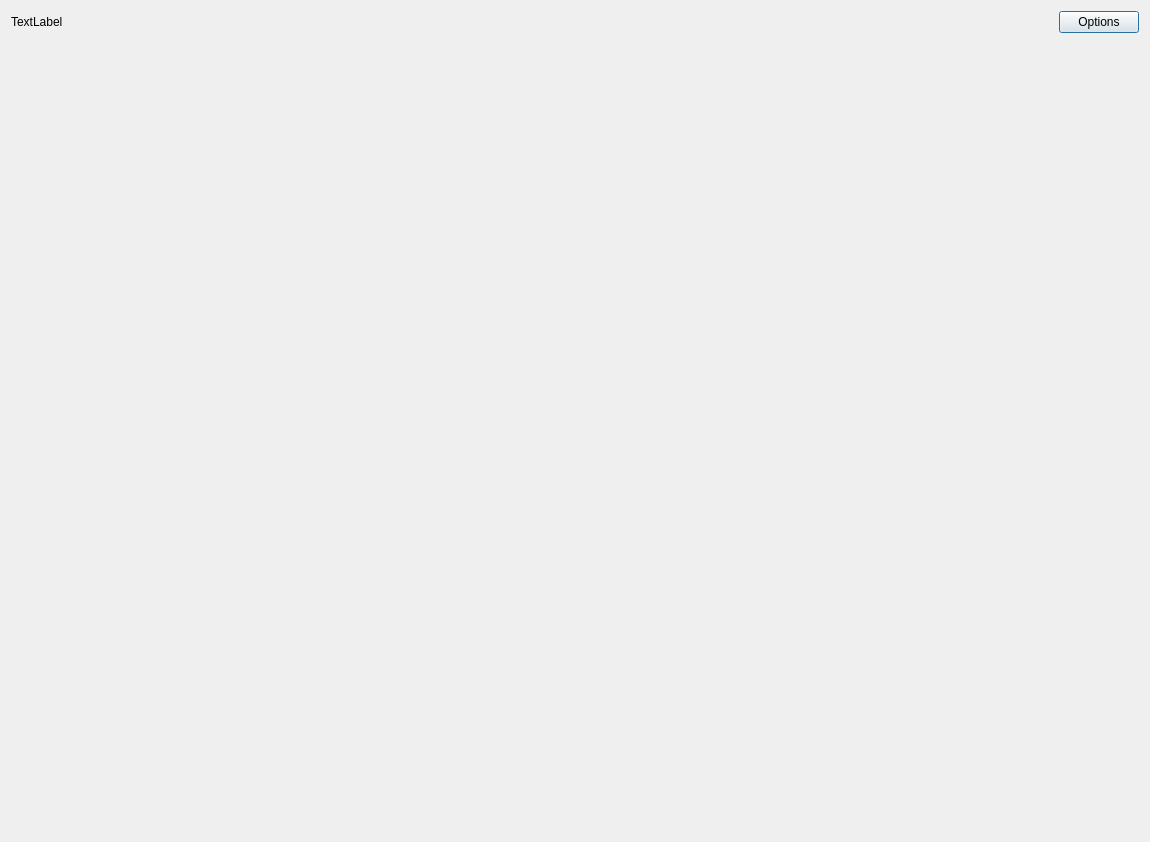
<?xml version="1.0" encoding="UTF-8"?>
<ui version="4.0">
 <class>Dialog</class>
 <widget class="QDialog" name="Dialog">
  <property name="geometry">
   <rect>
    <x>0</x>
    <y>0</y>
    <width>1150</width>
    <height>842</height>
   </rect>
  </property>
  <property name="windowTitle">
   <string>Dialog</string>
  </property>
  <layout class="QVBoxLayout" name="verticalLayout">
   <item>
    <layout class="QHBoxLayout" name="horizontalLayout_21">
     <item>
      <widget class="QLabel" name="label_27">
       <property name="sizePolicy">
        <sizepolicy hsizetype="Expanding" vsizetype="Preferred">
         <horstretch>0</horstretch>
         <verstretch>0</verstretch>
        </sizepolicy>
       </property>
       <property name="text">
        <string>TextLabel</string>
       </property>
       <property name="style" stdset="0">
        <string>heading</string>
       </property>
      </widget>
     </item>
     <item>
      <widget class="QPushButton" name="pushButton_30">
       <property name="text">
        <string>Options</string>
       </property>
      </widget>
     </item>
    </layout>
   </item>
   <item>
    <widget class="QWidget" name="widget" native="true">
     <property name="sizePolicy">
      <sizepolicy hsizetype="Preferred" vsizetype="Expanding">
       <horstretch>0</horstretch>
       <verstretch>0</verstretch>
      </sizepolicy>
     </property>
    </widget>
   </item>
  </layout>
 </widget>
 <resources/>
 <connections/>
</ui>
